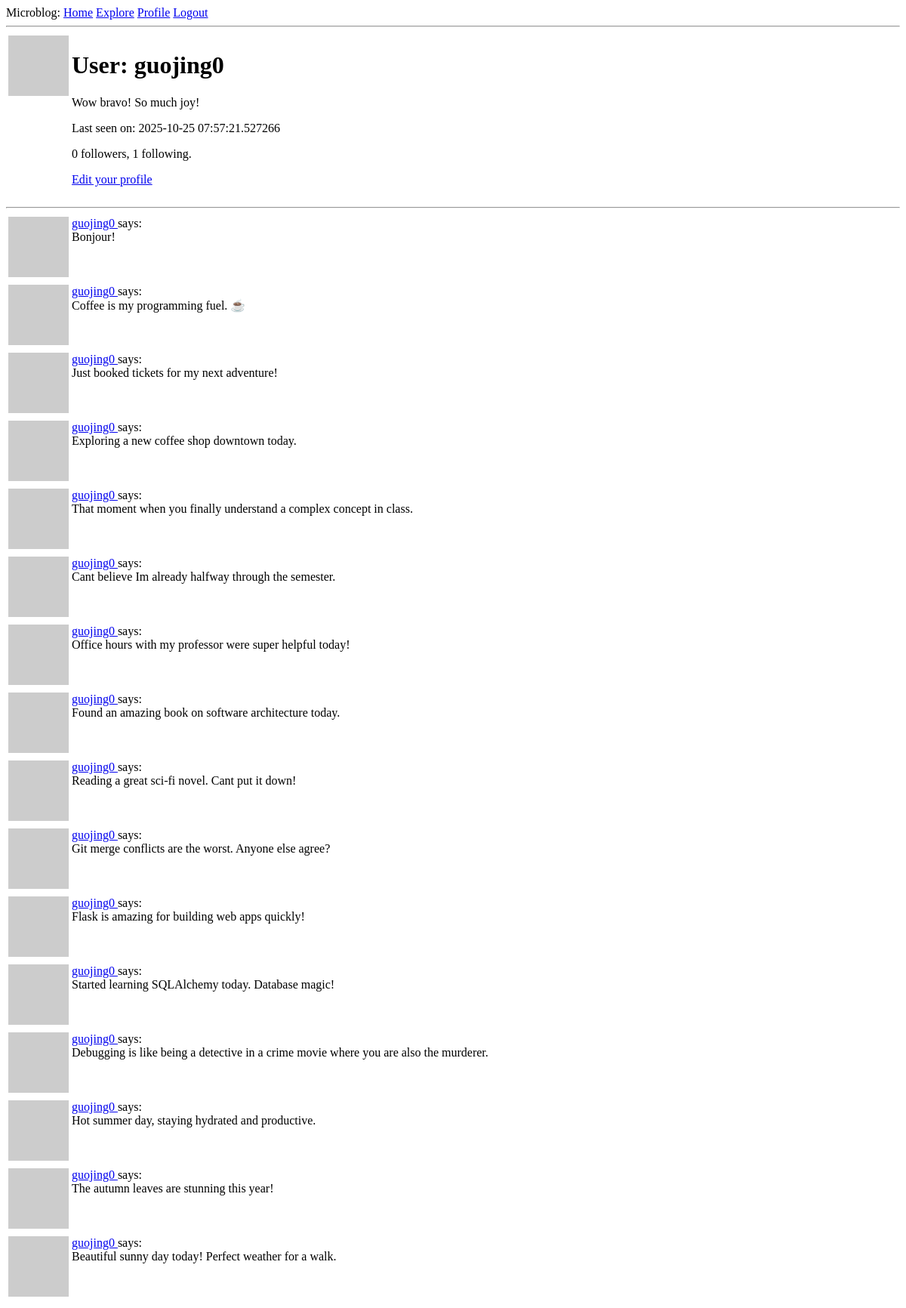
/user/guojing0 (signed in), run on an earlier commit of the app's database.
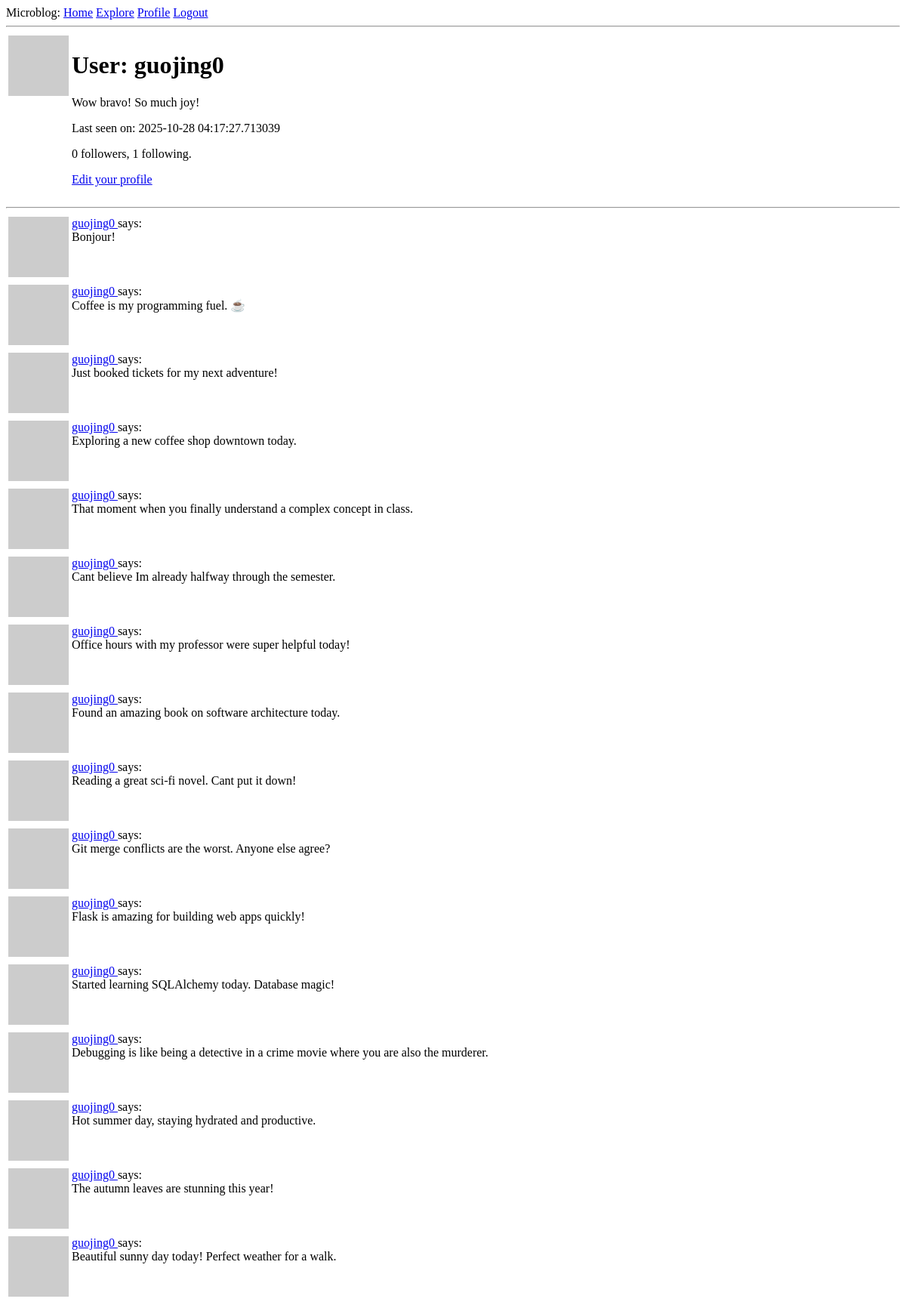
And on a later commit of the database.
### app/models.py (models this page shows, shortened)
class User(UserMixin, db.Model):
    id: orm.Mapped[int] = orm.mapped_column(primary_key=True)
    username: orm.Mapped[str] = orm.mapped_column(
        sa.String(64), index=True, unique=True
    )
    email: orm.Mapped[str] = orm.mapped_column(sa.String(120), index=True, unique=True)
    password_hash: orm.Mapped[str | None] = orm.mapped_column(sa.String(256))
    posts: orm.WriteOnlyMapped["Post"] = orm.relationship(back_populates="author")
    about_me: orm.Mapped[str | None] = orm.mapped_column(sa.String(140))
    last_seen: orm.Mapped[datetime | None] = orm.mapped_column(
        default=lambda: datetime.now(UTC)
    )
    following: orm.WriteOnlyMapped["User"] = orm.relationship(
        secondary=followers,
        primaryjoin=(followers.c.follower_id == id),
        secondaryjoin=(followers.c.followed_id == id),
        back_populates="followers",
    )
    followers: orm.WriteOnlyMapped["User"] = orm.relationship(
        secondary=followers,
        primaryjoin=(followers.c.followed_id == id),
        secondaryjoin=(followers.c.follower_id == id),
        back_populates="following",
    )
    def avatar(self, size):
        digest = md5(self.email.lower().encode("utf-8")).hexdigest()
        return f"https://www.gravatar.com/avatar/{digest}?d=identicon&s={size}"
    def followers_count(self):
        return db.session.scalar(
            sa.select(sa.func.count())
            .select_from(followers)
            .where(followers.c.followed_id == self.id)
        )
    def following_count(self):
        return db.session.scalar(
            sa.select(sa.func.count())
            .select_from(followers)
            .where(followers.c.follower_id == self.id)
        )

class Post(db.Model):
    id: orm.Mapped[int] = orm.mapped_column(primary_key=True)
    body: orm.Mapped[str] = orm.mapped_column(sa.String(140))
    timestamp: orm.Mapped[datetime] = orm.mapped_column(
        index=True, default=lambda: datetime.now(UTC)
    )
    user_id: orm.Mapped[int] = orm.mapped_column(sa.ForeignKey("user.id"), index=True)
    author: orm.Mapped["User"] = orm.relationship(back_populates="posts")

### app/routes.py (the view)
@app.route("/user/<username>")
@login_required
def user(username):
    user = db.first_or_404(sa.select(User).where(User.username == username))
    page = request.args.get("page", 1, type=int)
    query = user.posts.select().order_by(Post.timestamp.desc())
    posts = db.paginate(
        query, page=page, per_page=app.config["POSTS_PER_PAGE"], error_out=False
    )
    next_url = (
        url_for("user", username=username, page=posts.next_num)
        if posts.has_next
        else None
    )
    prev_url = (
        url_for("user", username=username, page=posts.prev_num)
        if posts.has_prev
        else None
    )
    form = EmptyForm()
    return render_template(
        "user.html",
        user=user,
        posts=posts.items,
        next_url=next_url,
        prev_url=prev_url,
        form=form,
    )
    form = EmptyForm()
    return render_template("user.html", user=user, posts=posts, form=form)

### app/models.py (called while the page is built)
@login.user_loader
def load_user(id):
    return db.session.get(User, int(id))

### app/routes.py (called while the page is built)
@app.before_request
def before_request():
    if current_user.is_authenticated:
        current_user.last_seen = datetime.now(UTC)
        db.session.commit()

### app/templates/user.html (shortened to what this page needs)
{% extends "base.html" %}
{% block content %}
    <table>
        <tr valign="top">
            <td><img src="{{ user.avatar(128) }}"></td>
            <td>
                <h1>User: {{ user.username }}</h1>
                {% if user.about_me %}<p>{{ user.about_me }}</p>{% endif %}
                {% if user.last_seen %}<p>Last seen on: {{ user.last_seen }}</p>{% endif %}
                <p>{{ user.followers_count() }} followers, {{ user.following_count() }} following.</p>
                {% if user == current_user %}
                    <p><a href="{{ url_for('edit_profile') }}">Edit your profile</a></p>
                {% endif %}
            </td>
        </tr>
    </table>
    <hr>
    {% for post in posts %}
        {% include '_post.html' %}
    {% endfor %}
{% endblock %}

### app/templates/base.html (shortened to what this page needs)
<!DOCTYPE html>
<html>
    <head>
    </head>
    <body>
        <div>Microblog:
            <a href="{{ url_for('index') }}">Home</a>
            <a href="{{ url_for('explore') }}">Explore</a>
            {% if current_user.is_anonymous %}
                <a href="{{ url_for('login') }}">Login</a>
            {% else %}
                <a href="{{ url_for('user', username=current_user.username) }}">Profile</a>
                <a href="{{ url_for('logout') }}">Logout</a>
            {% endif %}
        </div>
        <hr>
        {% block content %}{% endblock %}
    </body>
</html>

### app/templates/_post.html
<table>
    <tr valign="top">
        <td><img src="{{ post.author.avatar(36) }}"></td>
        <td>
            <a href="{{ url_for('user', username=post.author.username) }}">
                {{ post.author.username }}
            </a>
            says:<br>{{ post.body }}
        </td>
    </tr>
</table>

What changed in the data, as far as the page shows it:
changed User "guojing0": last_seen "2025-10-25 07:57:21.527266" → "2025-10-28 04:17:27.713039"
